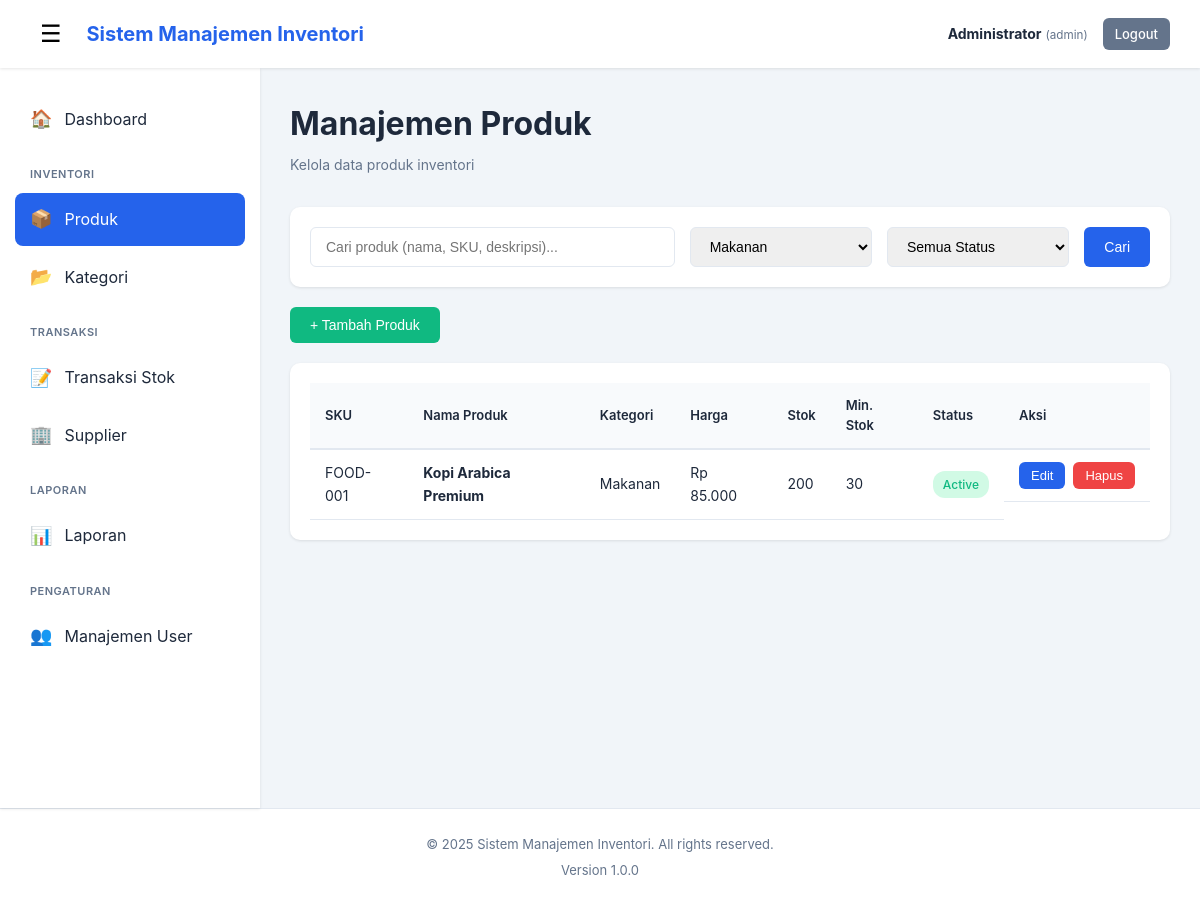
Screenshot of /products.php?category=2 (signed in) with the database file from the repository.
### tables this page shows
CREATE TABLE IF NOT EXISTS products (
    id INT AUTO_INCREMENT PRIMARY KEY,
    name VARCHAR(200) NOT NULL,
    category_id INT,
    sku VARCHAR(50) UNIQUE,
    description TEXT,
    price DECIMAL(10, 2) NOT NULL DEFAULT 0.00,
    quantity INT NOT NULL DEFAULT 0,
    min_stock INT DEFAULT 10,
    image_url VARCHAR(255),
    status ENUM('active', 'inactive', 'discontinued') DEFAULT 'active',
    created_at TIMESTAMP DEFAULT CURRENT_TIMESTAMP,
    updated_at TIMESTAMP DEFAULT CURRENT_TIMESTAMP ON UPDATE CURRENT_TIMESTAMP,
    FOREIGN KEY (category_id) REFERENCES categories(id) ON DELETE SET NULL,
    INDEX idx_category (category_id),
    INDEX idx_sku (sku),
    INDEX idx_status (status)
);

CREATE TABLE IF NOT EXISTS categories (
    id INT AUTO_INCREMENT PRIMARY KEY,
    name VARCHAR(100) NOT NULL UNIQUE,
    description TEXT,
    created_at TIMESTAMP DEFAULT CURRENT_TIMESTAMP,
    updated_at TIMESTAMP DEFAULT CURRENT_TIMESTAMP ON UPDATE CURRENT_TIMESTAMP
);

### config/database.php (called while the page is built, shortened)
<?php
function formatRupiah($angka) {
    return "Rp " . number_format($angka, 0, ',', '.');
}
?>

### products.php (the view, shortened to what this page needs)
<?php
require_once 'config/database.php';
$db = getDB();
$stmt = $db->query("SELECT * FROM categories ORDER BY name");
$categories = $stmt->fetchAll();
$search = $_GET['search'] ?? '';
$category_filter = $_GET['category'] ?? '';
$where = [];
$params = [];
if (!empty($category_filter)) {
    $where[] = "category_id = ?";
    $params[] = $category_filter;
}
$where_clause = !empty($where) ? 'WHERE ' . implode(' AND ', $where) : '';
$stmt = $db->prepare("
    SELECT p.*, c.name as category_name
    FROM products p
    LEFT JOIN categories c ON p.category_id = c.id
    $where_clause
    ORDER BY p.created_at DESC
");
$stmt->execute($params);
$products = $stmt->fetchAll();
?>
<!DOCTYPE html>
<html lang="id">
<head>
    <link rel="stylesheet" href="assets/css/style.css">
</head>
<body>
    <?php include 'includes/header.php'; ?>
    <div class="container">
        <?php include 'includes/sidebar.php'; ?>
        <main class="main-content">
            <div class="page-header">
                <h1>Manajemen Produk</h1>
                <p>Kelola data produk inventori</p>
            </div>
            <div class="card mb-20">
                <div class="card-body">
                    <form method="GET" action="">
                        <div style="display: grid; grid-template-columns: 2fr 1fr 1fr auto; gap: 15px;">
                            <input type="text" name="search" class="form-control"
                                   placeholder="Cari produk (nama, SKU, deskripsi)..."
                                   value="<?php echo htmlspecialchars($search); ?>">
                            <select name="category" class="form-control">
                                <?php foreach ($categories as $cat): ?>
                                <option value="<?php echo $cat['id']; ?>" <?php echo $category_filter == $cat['id'] ? 'selected' : ''; ?>>
                                    <?php echo htmlspecialchars($cat['name']); ?>
                                </option>
                                <?php endforeach; ?>
                            </select>
                            <select name="status" class="form-control">
                                <option value="">Semua Status</option>
                            </select>
                            <button type="submit" class="btn btn-primary">Cari</button>
                        </div>
                    </form>
                </div>
            </div>
            <div class="mb-20">
                <button onclick="showAddModal()" class="btn btn-success">+ Tambah Produk</button>
            </div>
            <div class="card">
                <div class="card-body">
                    <div class="table-responsive">
                        <table class="table">
                            <thead>
                                <tr>
                                    <th>SKU</th>
                                    <th>Nama Produk</th>
                                    <th>Kategori</th>
                                    <th>Harga</th>
                                    <th>Stok</th>
                                    <th>Min. Stok</th>
                                    <th>Status</th>
                                    <th>Aksi</th>
                                </tr>
                            </thead>
                            <tbody>
                                <?php if (count($products) > 0): ?>
                                    <?php foreach ($products as $product): ?>
                                    <tr>
                                        <td><?php echo htmlspecialchars($product['sku']); ?></td>
                                        <td><strong><?php echo htmlspecialchars($product['name']); ?></strong></td>
                                        <td><?php echo htmlspecialchars($product['category_name']); ?></td>
                                        <td><?php echo formatRupiah($product['price']); ?></td>
                                        <td>
                                            <span class="<?php echo $product['quantity'] <= $product['min_stock'] ? 'text-danger' : ''; ?>">
                                                <?php echo number_format($product['quantity']); ?>
                                            </span>
                                        </td>
                                        <td><?php echo number_format($product['min_stock']); ?></td>
                                        <td>
                                            <?php
                                            $badge_class = 'info';
                                            if ($product['status'] === 'active') $badge_class = 'success';
                                            ?>
                                            <span class="badge badge-<?php echo $badge_class; ?>">
                                                <?php echo ucfirst($product['status']); ?>
                                            </span>
                                        </td>
                                        <td class="table-actions">
                                            <button onclick='editProduct(<?php echo json_encode($product); ?>)'
                                                    class="btn btn-sm btn-primary">Edit</button>
                                            <form method="POST" style="display:inline;"
                                                  onsubmit="return confirm('Yakin ingin menghapus produk ini?');">
                                                <button type="submit" class="btn btn-sm btn-danger">Hapus</button>
                                            </form>
                                        </td>
                                    </tr>
                                    <?php endforeach; ?>
                                <?php else: ?>
                                    <tr>
                                        <td colspan="8" class="text-center">Tidak ada data produk</td>
                                    </tr>
                                <?php endif; ?>
                            </tbody>
                        </table>
                    </div>
                </div>
            </div>
        </main>
    </div>
    <?php include 'includes/footer.php'; ?>
</body>
</html>

### assets/css/style.css (style rules this page uses)
* { margin: 0; padding: 0; box-sizing: border-box; }
:root { --primary-color: #2563eb; --secondary-color: #64748b; --success-color: #10b981; --danger-color: #ef4444; --warning-color: #f59e0b; --info-color: #3b82f6; --dark-color: #1e293b; --light-color: #f8fafc; --border-color: #e2e8f0; --shadow: 0 1px 3px 0 rgba(0, 0, 0, 0.1); --shadow-md: 0 4px 6px -1px rgba(0, 0, 0, 0.1); --shadow-lg: 0 10px 15px -3px rgba(0, 0, 0, 0.1); }
body { font-family: -apple-system, BlinkMacSystemFont, 'Segoe UI', Roboto, 'Helvetica Neue', Arial, sans-serif; line-height: 1.6; color: var(--dark-color); background-color: #f1f5f9; }
.container { display: flex; min-height: calc(100vh - 60px); }
.main-content { flex: 1; padding: 30px; overflow-y: auto; }
.form-control { width: 100%; padding: 10px 15px; border: 1px solid var(--border-color); border-radius: 6px; font-size: 14px; transition: border-color 0.3s; }
select.form-control { cursor: pointer; }
.btn { display: inline-block; padding: 10px 20px; border: none; border-radius: 6px; font-size: 14px; font-weight: 500; cursor: pointer; transition: all 0.3s; text-align: center; }
.btn-primary { background-color: var(--primary-color); color: white; }
.btn-success { background-color: var(--success-color); color: white; }
.btn-danger { background-color: var(--danger-color); color: white; }
.btn-sm { padding: 6px 12px; font-size: 13px; }
.card { background: white; border-radius: 10px; box-shadow: var(--shadow); margin-bottom: 20px; }
.card-body { padding: 20px; }
.table-responsive { overflow-x: auto; }
.table { width: 100%; border-collapse: collapse; }
.table thead { background-color: var(--light-color); }
.table th { padding: 12px 15px; text-align: left; font-weight: 600; font-size: 13px; color: var(--dark-color); border-bottom: 2px solid var(--border-color); }
.table td { padding: 12px 15px; border-bottom: 1px solid var(--border-color); font-size: 14px; }
.table-actions { display: flex; gap: 8px; }
.badge { display: inline-block; padding: 4px 10px; border-radius: 12px; font-size: 12px; font-weight: 500; }
.badge-success { background-color: #d1fae5; color: var(--success-color); }
.page-header { margin-bottom: 30px; }
.page-header h1 { font-size: 32px; color: var(--dark-color); margin-bottom: 5px; }
.page-header p { color: var(--secondary-color); font-size: 14px; }
.mb-20 { margin-bottom: 20px; }

### rows the page displays
products: sku "FOOD-001", name "Kopi Arabica Premium", category.name "Makanan", price "Rp 85.000", quantity "200", min_stock "30", status "Active"

### other values shown
APP_NAME "Sistem Manajemen Inventori"
$_SESSION['full_name'] "Administrator"
$_SESSION['role'] "admin"
APP_VERSION "1.0.0"
form field category "Makanan"
